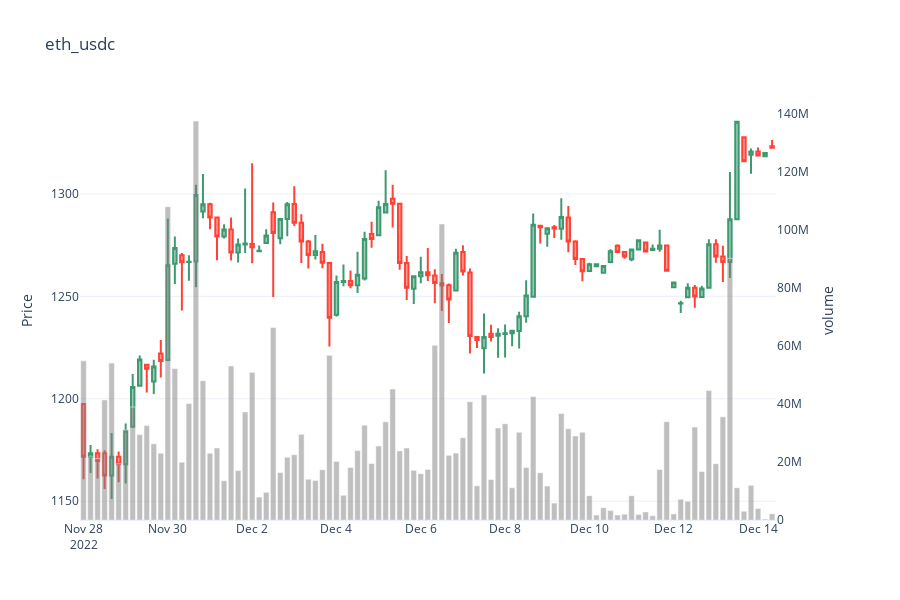
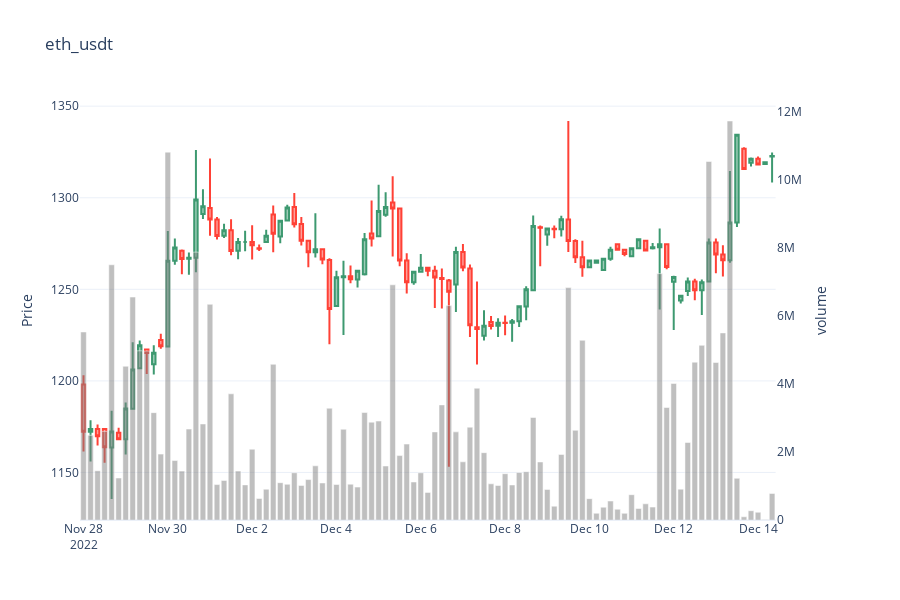
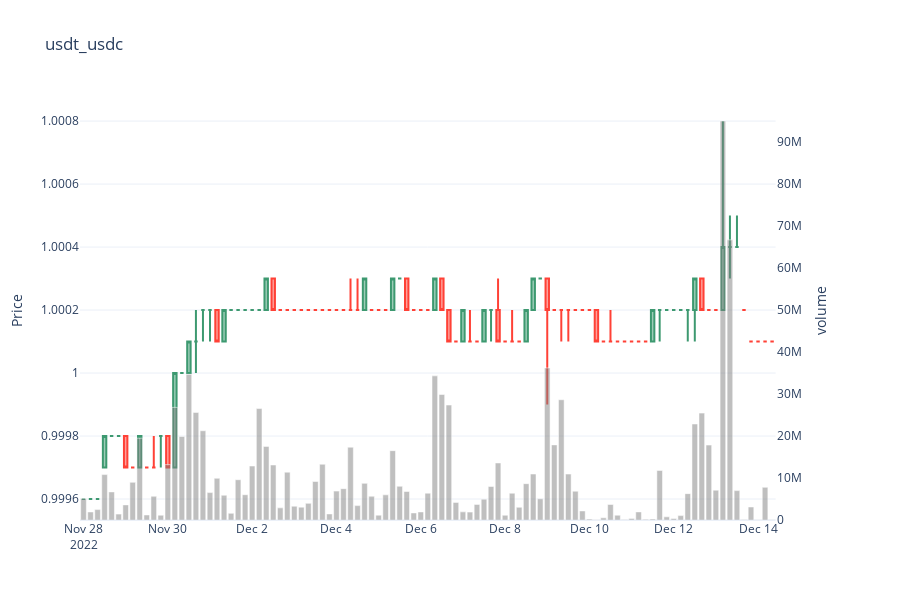

Here is the notebook cell these charts were saved with, in order:
### Code cell
from tradingstrategy.charting.candle_chart import visualise_ohlcv

def get_figure(candles: pd.DataFrame, chart_name: str):
    return visualise_ohlcv(
            candles,
            height=600,
            theme="plotly_white",
            chart_name=chart_name,
            y_axis_name="Price",
            volume_axis_name="volume",
        )
figures = dict([ (k,get_figure(r, k)) for k,r in pair_data.items()])

figures['eth_usdc'].show()
figures['eth_usdt'].show()
figures['usdt_usdc'].show()
